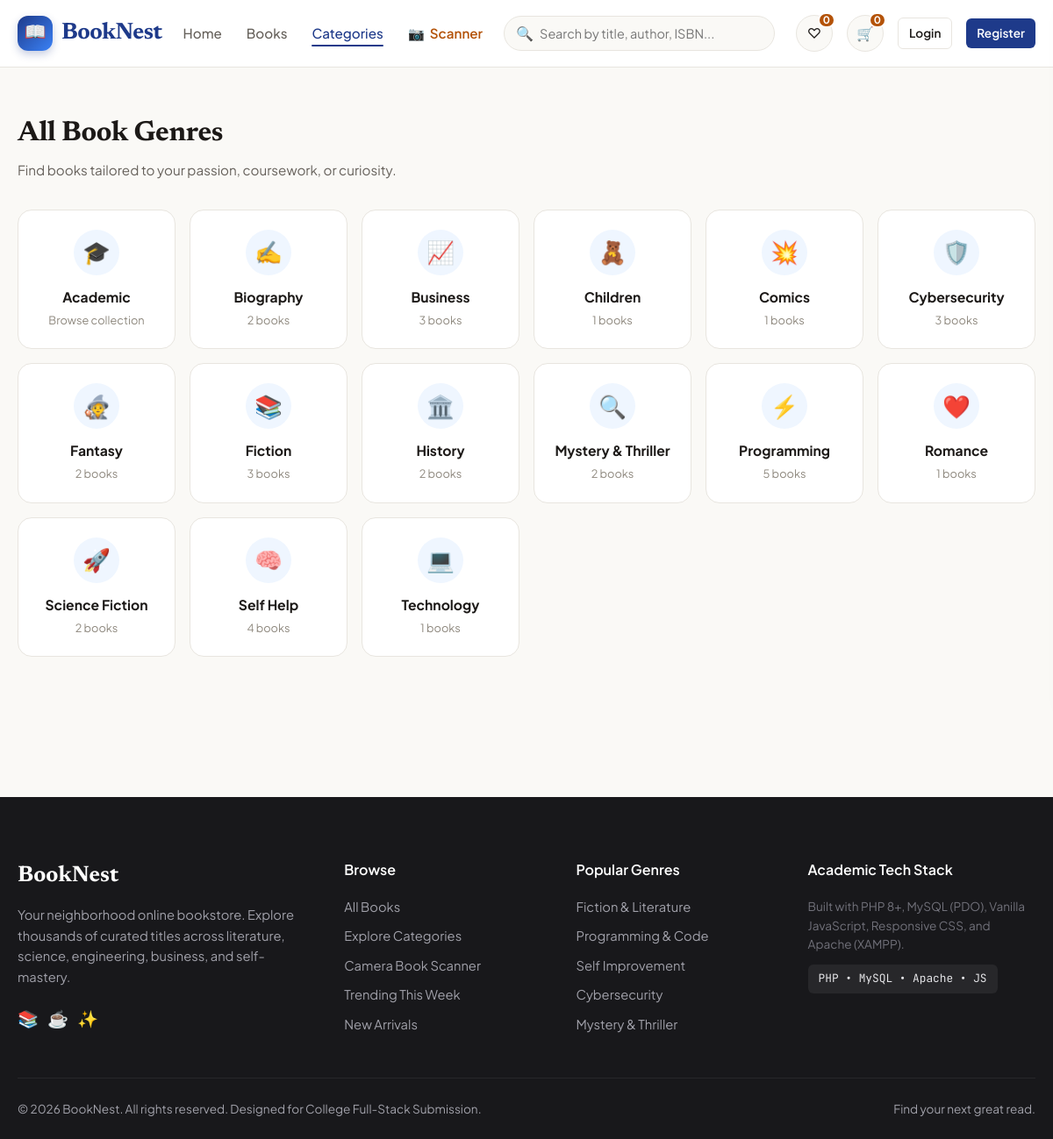
/categories.php, run on the app's committed database.
### tables this page shows
CREATE TABLE IF NOT EXISTS `categories` (
  `id` INT UNSIGNED AUTO_INCREMENT PRIMARY KEY,
  `name` VARCHAR(100) NOT NULL UNIQUE,
  `slug` VARCHAR(120) NOT NULL UNIQUE,
  `description` TEXT DEFAULT NULL,
  `image` VARCHAR(255) DEFAULT NULL,
  `status` ENUM('active', 'inactive') NOT NULL DEFAULT 'active',
  `created_at` DATETIME NOT NULL DEFAULT CURRENT_TIMESTAMP
);

### includes/functions.php (called while the page is built, shortened)
<?php
function e(?string $string): string {
    return htmlspecialchars($string ?? '', ENT_QUOTES | ENT_HTML5, 'UTF-8');
}
function getCurrentUser(): ?array {
    return $_SESSION['user'] ?? null;
}
function getCartCount(): int {
    return 0;
}
function getWishlistCount(): int {
    return 0;
}

### components/category-card.php (the view, shortened to what this page needs)
<?php
$icons = [
  'Fiction' => '📚',
  'Mystery & Thriller' => '🔍',
  'Romance' => '❤️',
  'Fantasy' => '🧙',
  'Science Fiction' => '🚀',
  'Self Help' => '🧠',
  'Business' => '📈',
  'Technology' => '💻',
  'Programming' => '⚡',
  'Cybersecurity' => '🛡️',
  'History' => '🏛️',
  'Biography' => '✍️',
  'Academic' => '🎓',
  'Children' => '🧸',
  'Comics' => '💥'
];
$icon = $icons[$category['name']] ?? '📖';
$count = $category['book_count'] ?? $category['count'] ?? 0;
$slug = $category['slug'] ?? strtolower(str_replace([' & ', ' '], ['-', '-'], $category['name']));
?>
<a href="books.php?category=<?= urlencode($slug) ?>" class="category-card">
  <div class="category-icon-bubble">
    <span><?= $icon ?></span>
  </div>
  <h3 class="category-name"><?= e($category['name']) ?></h3>
  <span class="category-count"><?= $count > 0 ? (int)$count . ' books' : 'Browse collection' ?></span>
</a>

### includes/header.php (shortened to what this page needs)
<?php
require_once __DIR__ . '/functions.php';
$activeNav = $activeNav ?? 'home';
?>
<!DOCTYPE html>
<html lang="en">
<head>
  <link rel="stylesheet" href="assets/css/style.css">
  <link rel="stylesheet" href="assets/css/responsive.css">
</head>
<body>
<?php include __DIR__ . '/navbar.php'; ?>

### includes/navbar.php (shortened to what this page needs)
<?php
$cartCount = getCartCount();
$wishlistCount = getWishlistCount();
$currentUser = getCurrentUser();
?>
<header class="site-header">
  <div class="container">
    <nav class="navbar">
      <a href="index.php" class="brand-logo">
        <span class="logo-icon">📖</span>
        <span>BookNest</span>
      </a>
      <ul class="nav-menu">
        <li>
          <a href="index.php" class="nav-link <?= ($activeNav ?? '') === 'home' ? 'active' : '' ?>">Home</a>
        </li>
        <li>
          <a href="books.php" class="nav-link <?= ($activeNav ?? '') === 'books' ? 'active' : '' ?>">Books</a>
        </li>
        <li>
          <a href="categories.php" class="nav-link <?= ($activeNav ?? '') === 'categories' ? 'active' : '' ?>">Categories</a>
        </li>
        <li>
          <a href="scanner.php" class="nav-link scanner-badge-link <?= ($activeNav ?? '') === 'scanner' ? 'active' : '' ?>">
            <span>📷</span>
            <span>Scanner</span>
          </a>
        </li>
      </ul>
      <form action="books.php" method="GET" class="nav-search-form">
        <div class="search-input-wrapper">
          <span class="search-icon">🔍</span>
          <input
            type="search"
            name="q"
            class="nav-search-input"
            placeholder="Search by title, author, ISBN..."
            autocomplete="off"
            value="<?= e($_GET['q'] ?? '') ?>"
          >
        </div>
      </form>
      <div class="nav-actions">
        <a href="wishlist.php" class="action-btn-icon" title="Wishlist">
          <span>♡</span>
          <span class="badge-count" id="wishlistBadge"><?= $wishlistCount ?></span>
        </a>
        <a href="cart.php" class="action-btn-icon" title="Cart">
          <span>🛒</span>
          <span class="badge-count" id="cartBadge"><?= $cartCount ?></span>
        </a>
        <?php if ($currentUser): ?>
          <div class="user-account-dropdown" style="position:relative; display:inline-block;">
            <a href="profile.php" class="btn btn-outline btn-sm" style="display:inline-flex; align-items:center; gap:6px;">
              <span>👤</span>
              <span><?= e(explode(' ', $currentUser['name'])[0]) ?></span>
              <span style="font-size:0.7rem;">▼</span>
            </a>
            <div class="dropdown-menu" style="position:absolute; right:0; top:calc(100% + 8px); background:#fff; border:1px solid var(--color-card-border); border-radius:var(--radius-md); box-shadow:var(--shadow-lg); width:180px; padding:6px 0; z-index:200; display:none;">
              <a href="profile.php" style="display:block; padding:8px 16px; font-size:0.88rem; color:var(--color-text-main); text-decoration:none;">👤 My Profile</a>
              <a href="orders.php" style="display:block; padding:8px 16px; font-size:0.88rem; color:var(--color-text-main); text-decoration:none;">📦 My Orders</a>
              <a href="wishlist.php" style="display:block; padding:8px 16px; font-size:0.88rem; color:var(--color-text-main); text-decoration:none;">♡ Wishlist</a>
              <?php if (isAdmin()): ?>
                <div style="border-top:1px solid var(--color-card-border); margin:4px 0;"></div>
                <a href="admin/index.php" style="display:block; padding:8px 16px; font-size:0.88rem; color:var(--color-primary); font-weight:700; text-decoration:none;">⚙️ Admin Panel</a>
              <?php endif; ?>
              <div style="border-top:1px solid var(--color-card-border); margin:4px 0;"></div>
              <a href="logout.php" style="display:block; padding:8px 16px; font-size:0.88rem; color:var(--color-danger); text-decoration:none;">🚪 Logout</a>
            </div>
          </div>
          <?php if (isAdmin()): ?>
            <a href="admin/index.php" class="btn btn-primary btn-sm" style="padding:6px 12px; font-size:0.8rem;">Admin</a>
          <?php endif; ?>
        <?php else: ?>
          <a href="login.php" class="btn btn-secondary btn-sm">Login</a>
          <a href="register.php" class="btn btn-primary btn-sm">Register</a>
        <?php endif; ?>
      </div>
    </nav>
  </div>
</header>

### categories.php (shortened to what this page needs)
<?php
$activeNav = "categories";
require_once __DIR__ . '/includes/header.php';
$pdo = Database::getConnection();
$categories = [];
if ($pdo) {
    try {
        $stmt = $pdo->query("SELECT c.*, COUNT(b.id) AS book_count FROM categories c LEFT JOIN books b ON b.category_id = c.id WHERE c.status = 'active' GROUP BY c.id ORDER BY c.name ASC");
        $categories = $stmt->fetchAll();
    } catch(Exception $e) {}
}
?>
<div class="container" style="padding: 50px 20px 80px 20px;">
  <div class="section-header">
    <div>
      <h1 class="section-title">All Book Genres</h1>
      <p class="section-desc">Find books tailored to your passion, coursework, or curiosity.</p>
    </div>
  </div>
  <div class="categories-grid">
    <?php foreach ($categories as $category): ?>
      <?php include __DIR__ . '/components/category-card.php'; ?>
    <?php endforeach; ?>
  </div>
</div>
<?php require_once __DIR__ . '/includes/footer.php'; ?>

### includes/footer.php (shortened to what this page needs)
<footer class="site-footer">
  <div class="container">
    <div class="footer-grid">
      <div class="footer-col">
        <h3 class="footer-brand-title">BookNest</h3>
        <p class="footer-brand-desc">
          Your neighborhood online bookstore. Explore thousands of curated titles across literature, science, engineering, business, and self-mastery.
        </p>
        <div style="display:flex; gap:10px;">
          <span style="font-size:1.2rem;">📚</span>
          <span style="font-size:1.2rem;">☕</span>
          <span style="font-size:1.2rem;">✨</span>
        </div>
      </div>
      <div class="footer-col">
        <h4 class="footer-title">Browse</h4>
        <ul class="footer-links">
          <li><a href="books.php">All Books</a></li>
          <li><a href="categories.php">Explore Categories</a></li>
          <li><a href="scanner.php">Camera Book Scanner</a></li>
          <li><a href="books.php?sort=trending">Trending This Week</a></li>
          <li><a href="books.php?sort=newest">New Arrivals</a></li>
        </ul>
      </div>
      <div class="footer-col">
        <h4 class="footer-title">Popular Genres</h4>
        <ul class="footer-links">
          <li><a href="books.php?category=fiction">Fiction & Literature</a></li>
          <li><a href="books.php?category=programming">Programming & Code</a></li>
          <li><a href="books.php?category=self-help">Self Improvement</a></li>
          <li><a href="books.php?category=cybersecurity">Cybersecurity</a></li>
          <li><a href="books.php?category=mystery-thriller">Mystery & Thriller</a></li>
        </ul>
      </div>
      <div class="footer-col">
        <h4 class="footer-title">Academic Tech Stack</h4>
        <p style="font-size: 0.85rem; line-height: 1.6; color: #71717A; margin-bottom: 12px;">
          Built with PHP 8+, MySQL (PDO), Vanilla JavaScript, Responsive CSS, and Apache (XAMPP).
        </p>
        <div style="display: inline-block; padding: 6px 12px; background: #27272A; border-radius: 6px; font-size: 0.8rem; color: #E4E4E7; font-family: var(--font-mono);">
          PHP • MySQL • Apache • JS
        </div>
      </div>
    </div>
    <div class="footer-bottom">
      <p>© <?= date('Y') ?> BookNest. All rights reserved. Designed for College Full-Stack Submission.</p>
      <p>Find your next great read.</p>
    </div>
  </div>
</footer>
</body>
</html>

### data on the page
categories: name "🎓", name "Academic", shows "Browse collection"
categories: name "✍️", name "Biography", count "2"
categories: name "📈", name "Business", count "3"
categories: name "🧸", name "Children", count "1"
categories: name "💥", name "Comics", count "1"
categories: name "🛡️", name "Cybersecurity", count "3"
categories: name "🧙", name "Fantasy", count "2"
categories: name "📚", name "Fiction", count "3"
categories: name "🏛️", name "History", count "2"
categories: name "🔍", name "Mystery & Thriller", count "2"
categories: name "⚡", name "Programming", count "5"
categories: name "❤️", name "Romance", count "1"
categories: name "🚀", name "Science Fiction", count "2"
categories: name "🧠", name "Self Help", count "4"
categories: name "💻", name "Technology", count "1"

### other printed values
$wishlistCount "0"
$cartCount "0"
